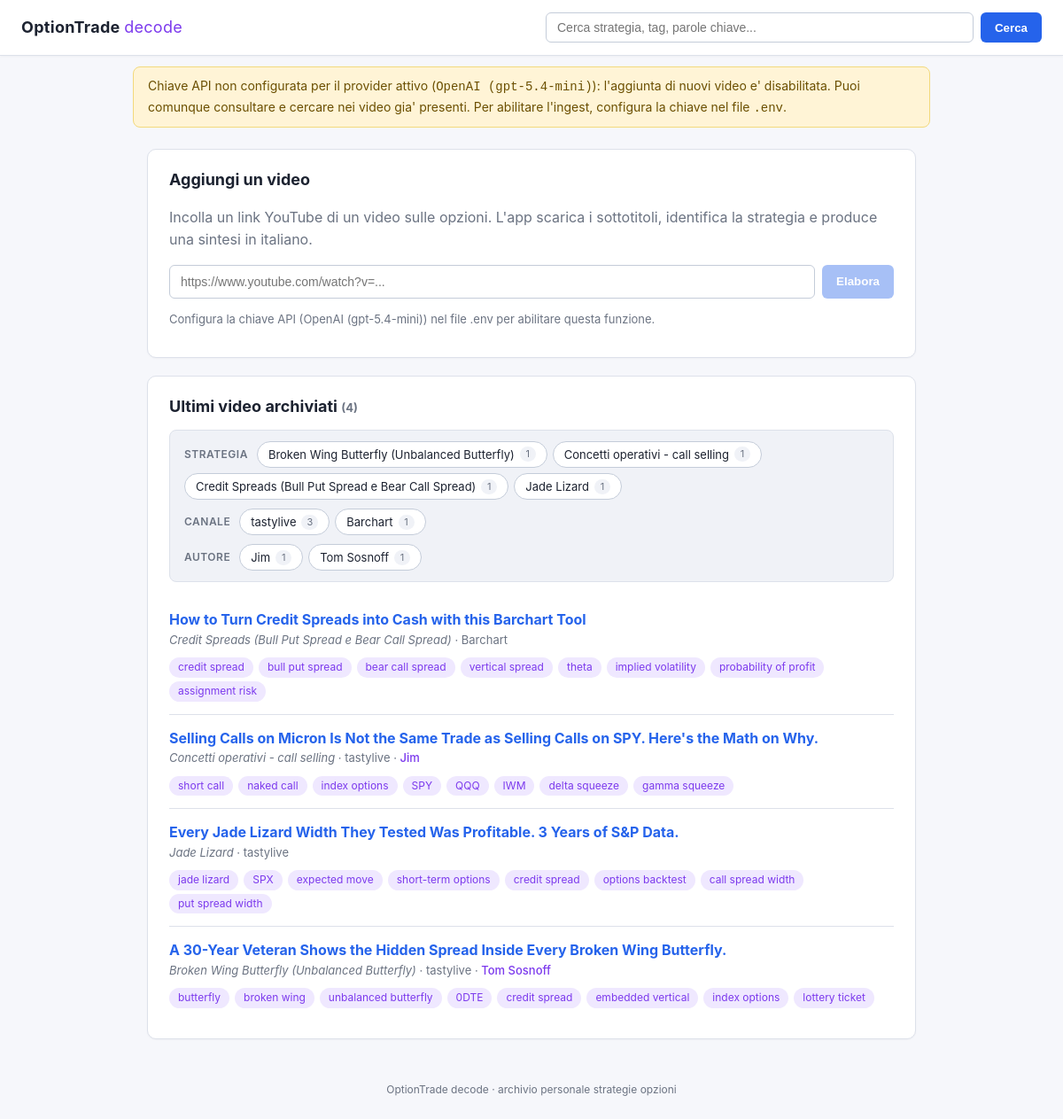
The page / on the database its author committed.
### tables this page shows
CREATE TABLE videos (
    id           INTEGER PRIMARY KEY AUTOINCREMENT,
    url          TEXT NOT NULL UNIQUE,
    video_id     TEXT NOT NULL,
    titolo       TEXT NOT NULL DEFAULT '',
    canale       TEXT NOT NULL DEFAULT '',
    durata_sec   INTEGER,
    lingua_orig  TEXT NOT NULL DEFAULT '',
    strategia    TEXT NOT NULL DEFAULT '',
    tag          TEXT NOT NULL DEFAULT '',
    trascrizione TEXT NOT NULL DEFAULT '',
    sintesi_it   TEXT NOT NULL DEFAULT '',
    created_at   TEXT NOT NULL
, autore TEXT NOT NULL DEFAULT '', topics TEXT NOT NULL DEFAULT '');

### app.py (the view)
@app.route("/")
def index():
    strategia = (request.args.get("strategia") or "").strip() or None
    canale = (request.args.get("canale") or "").strip() or None
    autore = (request.args.get("autore") or "").strip() or None
    recenti = db.list_recent(50, strategia=strategia, canale=canale, autore=autore)
    return render_template(
        "index.html",
        recenti=recenti,
        facets=db.facets(),
        filtro_strategia=strategia,
        filtro_canale=canale,
        filtro_autore=autore,
    )

### app.py (called while the page is built)
@app.context_processor
def inject_globals():
    return {
        "api_key_present": has_api_key(),
        "provider_label": provider_label(),
    }

### db.py (called while the page is built)
@contextmanager
def connect() -> Iterator[sqlite3.Connection]:
    DB_PATH.parent.mkdir(parents=True, exist_ok=True)
    conn = sqlite3.connect(DB_PATH)
    conn.row_factory = sqlite3.Row
    try:
        yield conn
        conn.commit()
    finally:
        conn.close()

def list_recent(
    limit: int = 50,
    *,
    strategia: str | None = None,
    canale: str | None = None,
    autore: str | None = None,
) -> list[sqlite3.Row]:
    where, params = _filter_clauses(strategia, canale, autore)
    sql = (
        "SELECT id, titolo, strategia, tag, topics, canale, autore, created_at "
        "FROM videos"
    )
    if where:
        sql += " WHERE " + " AND ".join(where)
    sql += " ORDER BY id DESC LIMIT ?"
    params.append(limit)
    with connect() as conn:
        return conn.execute(sql, params).fetchall()

def _filter_clauses(
    strategia: str | None,
    canale: str | None,
    autore: str | None,
    table_alias: str = "",
) -> tuple[list[str], list]:
    prefix = f"{table_alias}." if table_alias else ""
    where: list[str] = []
    params: list = []
    if strategia:
        where.append(f"{prefix}strategia = ?")
        params.append(strategia)
    if canale:
        where.append(f"{prefix}canale = ?")
        params.append(canale)
    if autore:
        where.append(f"{prefix}autore = ?")
        params.append(autore)
    return where, params

def facets() -> dict[str, list[tuple[str, int]]]:
    with connect() as conn:
        strategie = conn.execute(
            "SELECT strategia, COUNT(*) AS n FROM videos "
            "WHERE strategia != '' GROUP BY strategia ORDER BY n DESC, strategia"
        ).fetchall()
        canali = conn.execute(
            "SELECT canale, COUNT(*) AS n FROM videos "
            "WHERE canale != '' GROUP BY canale ORDER BY n DESC, canale"
        ).fetchall()
        autori = conn.execute(
            "SELECT autore, COUNT(*) AS n FROM videos "
            "WHERE autore != '' GROUP BY autore ORDER BY n DESC, autore"
        ).fetchall()
    return {
        "strategia": [(r["strategia"], r["n"]) for r in strategie],
        "canale": [(r["canale"], r["n"]) for r in canali],
        "autore": [(r["autore"], r["n"]) for r in autori],
    }

### ingest.py (called while the page is built)
def _provider() -> str:
    return (os.getenv("LLM_PROVIDER", "openai") or "openai").strip().lower()

### templates/index.html (shortened to what this page needs)
{% extends "base.html" %}
{% block content %}
<section class="card">
  <h2>Aggiungi un video</h2>
  <p class="muted">Incolla un link YouTube di un video sulle opzioni. L'app scarica
    i sottotitoli, identifica la strategia e produce una sintesi in italiano.</p>
  <form action="{{ url_for('ingest_route') }}" method="post" class="ingest-form">
    <input type="url" name="url" placeholder="https://www.youtube.com/watch?v=..." required
           {% if not api_key_present %}disabled{% endif %}>
    <button type="submit" {% if not api_key_present %}disabled{% endif %}>Elabora</button>
  </form>
  {% if not api_key_present %}
    <p class="muted small">Configura la chiave API ({{ provider_label }}) nel file .env per abilitare questa funzione.</p>
  {% else %}
    <p class="muted small">Provider attivo: <strong>{{ provider_label }}</strong>. L'elaborazione richiede da 10 a 40 secondi.</p>
  {% endif %}
</section>
<section class="card">
  <h2>
    {% if filtro_strategia or filtro_canale or filtro_autore %}
      Video filtrati
    {% else %}
      Ultimi video archiviati
    {% endif %}
    <span class="muted small">({{ recenti|length }})</span>
  </h2>
  {% set base_endpoint = 'index' %}
  {% set base_query = {} %}
  {% include "_filter_bar.html" %}
  {% if recenti %}
    <ul class="video-list">
      {% for r in recenti %}
        <li>
          <a href="{{ url_for('video_detail', video_pk=r['id']) }}"><strong>{{ r['titolo'] or '(senza titolo)' }}</strong></a>
          <div class="meta">
            {% if r['strategia'] %}<em>{{ r['strategia'] }}</em>{% endif %}
            {% if r['canale'] %}&middot; {{ r['canale'] }}{% endif %}
            {% if r['autore'] %}&middot; <span class="autore">{{ r['autore'] }}</span>{% endif %}
          </div>
          {% if r['tag'] %}<div class="tags">{% for t in r['tag'].split(',') %}<span class="tag">{{ t.strip() }}</span>{% endfor %}</div>{% endif %}
        </li>
      {% endfor %}
    </ul>
  {% endif %}
</section>
{% endblock %}

### templates/base.html (shortened to what this page needs)
<!DOCTYPE html>
<html lang="it">
<head>
  <link rel="stylesheet" href="{{ url_for('static', filename='style.css') }}">
</head>
<body>
  <header>
    <a href="{{ url_for('index') }}" class="brand">OptionTrade <span>decode</span></a>
    <form action="{{ url_for('search') }}" method="get" class="search-form">
      <input type="search" name="q" placeholder="Cerca strategia, tag, parole chiave..." value="{{ request.args.get('q','') }}">
      <button type="submit">Cerca</button>
    </form>
  </header>
  {% if not api_key_present %}
    <div class="banner warn">
      Chiave API non configurata per il provider attivo (<code>{{ provider_label }}</code>):
      l'aggiunta di nuovi video e' disabilitata. Puoi comunque consultare e cercare
      nei video gia' presenti. Per abilitare l'ingest, configura la chiave nel file <code>.env</code>.
    </div>
  {% endif %}
  <main>
    {% block content %}{% endblock %}
  </main>
  <footer>
    OptionTrade decode &middot; archivio personale strategie opzioni
  </footer>
</body>
</html>

### templates/_filter_bar.html (shortened to what this page needs)
{% if facets.strategia or facets.canale %}
<div class="filter-bar">
  {% if facets.strategia %}
    <div class="group">
      <span class="label">Strategia</span>
      {% for nome, n in facets.strategia[:12] %}
        <a class="chip {% if filtro_strategia == nome %}active{% endif %}"
           href="{{ chip_url(base_endpoint, base_query, 'strategia', None if filtro_strategia == nome else nome)|trim }}">
          {{ nome }} <span class="count">{{ n }}</span>
        </a>
      {% endfor %}
    </div>
  {% endif %}
  {% if facets.canale %}
    <div class="group">
      <span class="label">Canale</span>
      {% for nome, n in facets.canale[:12] %}
        <a class="chip {% if filtro_canale == nome %}active{% endif %}"
           href="{{ chip_url(base_endpoint, base_query, 'canale', None if filtro_canale == nome else nome)|trim }}">
          {{ nome }} <span class="count">{{ n }}</span>
        </a>
      {% endfor %}
    </div>
  {% endif %}
  {% if facets.autore %}
    <div class="group">
      <span class="label">Autore</span>
      {% for nome, n in facets.autore[:12] %}
        <a class="chip {% if filtro_autore == nome %}active{% endif %}"
           href="{{ chip_url(base_endpoint, base_query, 'autore', None if filtro_autore == nome else nome)|trim }}">
          {{ nome }} <span class="count">{{ n }}</span>
        </a>
      {% endfor %}
    </div>
  {% endif %}
</div>
{% endif %}

### static/style.css (style rules this page uses)
:root { --bg: #f6f7fb; --panel: #ffffff; --panel-2: #f0f2f7; --text: #1c2230; --muted: #6b7382; --accent: #2563eb; --accent-soft: #e0ebff; --accent-2: #7c3aed; --accent-2-soft: #efe8ff; --warn-bg: #fff4d6; --warn-fg: #6b4f00; --warn-border: #f3d97c; --err-bg: #ffe5e5; --err-fg: #8a1111; --err-border: #f3a8a8; --ok-bg: #def7e3; --ok-fg: #155724; --ok-border: #97e0a3; --border: #dde1ea; --border-strong: #c4ccd9; --highlight: #fff3a8; }
* { box-sizing: border-box; }
body { margin: 0; font-family: -apple-system, BlinkMacSystemFont, "Segoe UI", Roboto, "Helvetica Neue", Arial, sans-serif; background: var(--bg); color: var(--text); line-height: 1.55; }
header { display: flex; align-items: center; justify-content: space-between; gap: 24px; padding: 14px 24px; background: var(--panel); border-bottom: 1px solid var(--border); position: sticky; top: 0; z-index: 10; box-shadow: 0 1px 3px rgba(0,0,0,0.04); }
.brand { color: var(--text); text-decoration: none; font-weight: 700; font-size: 18px; letter-spacing: 0.3px; }
.brand span { color: var(--accent-2); font-weight: 400; }
.search-form { display: flex; gap: 8px; flex: 1; max-width: 560px; }
.search-form input { flex: 1; background: var(--panel); border: 1px solid var(--border-strong); color: var(--text); padding: 8px 12px; border-radius: 6px; font-size: 14px; }
button { background: var(--accent); color: #ffffff; border: 0; padding: 8px 16px; border-radius: 6px; font-weight: 600; cursor: pointer; transition: background 0.15s; }
button:disabled { opacity: 0.4; cursor: not-allowed; }
main { max-width: 900px; margin: 24px auto; padding: 0 16px; }
.card { background: var(--panel); border: 1px solid var(--border); border-radius: 10px; padding: 20px 24px; margin-bottom: 20px; box-shadow: 0 1px 2px rgba(0,0,0,0.03); }
.card h2 { margin: 0 0 12px 0; font-size: 18px; }
.banner { max-width: 900px; margin: 12px auto 0; padding: 10px 16px; border-radius: 8px; font-size: 14px; border: 1px solid transparent; }
.banner.warn { background: var(--warn-bg); color: var(--warn-fg); border-color: var(--warn-border); }
.muted { color: var(--muted); }
.small { font-size: 13px; }
.ingest-form { display: flex; gap: 8px; margin: 12px 0 8px; }
.ingest-form input { flex: 1; background: var(--panel); border: 1px solid var(--border-strong); color: var(--text); padding: 10px 12px; border-radius: 6px; font-size: 14px; }
.filter-bar { display: flex; flex-direction: column; gap: 10px; padding: 12px 16px; background: var(--panel-2); border: 1px solid var(--border); border-radius: 8px; margin-bottom: 16px; }
.filter-bar .group { display: flex; flex-wrap: wrap; align-items: center; gap: 6px; }
.filter-bar .label { font-size: 12px; font-weight: 600; color: var(--muted); text-transform: uppercase; letter-spacing: 0.5px; margin-right: 4px; }
.chip { display: inline-flex; align-items: center; gap: 6px; background: var(--panel); border: 1px solid var(--border-strong); color: var(--text); padding: 4px 12px; border-radius: 999px; font-size: 13px; text-decoration: none; transition: all 0.15s; cursor: pointer; }
.chip .count { font-size: 11px; color: var(--muted); background: var(--panel-2); border-radius: 999px; padding: 0 6px; min-width: 18px; text-align: center; }
.video-list { list-style: none; padding: 0; margin: 0; }
.video-list li { padding: 14px 0; border-bottom: 1px solid var(--border); }
.video-list li:last-child { border-bottom: 0; }
.video-list a { color: var(--accent); text-decoration: none; }
.meta { color: var(--muted); font-size: 13px; }
.tags { margin-top: 6px; }
.tag { display: inline-block; background: var(--accent-2-soft); color: var(--accent-2); padding: 2px 10px; border-radius: 999px; font-size: 12px; margin-right: 6px; margin-top: 4px; }
.autore { color: var(--accent-2); font-weight: 500; }
footer { text-align: center; color: var(--muted); font-size: 12px; padding: 24px; }

### rows shown on the page
videos: strategia "Broken Wing Butterfly (Unbalanced Butterfly)", id "1", autore "Tom Sosnoff", titolo "A 30-Year Veteran Shows the Hidden Spread Inside Every Broken Wing Butterfly.", canale "tastylive", strip "butterfly" "broken wing" "unbalanced butterfly" "0DTE" "credit spread" "embedded vertical" "index options" "lottery ticket"
videos: titolo "How to Turn Credit Spreads into Cash with this Barchart Tool", strategia "Credit Spreads (Bull Put Spread e Bear Call Spread)", canale "Barchart", strip "credit spread" "bull put spread" "bear call spread" "vertical spread" "theta" "implied volatility" "probability of profit" "assignment risk"
videos: titolo "Selling Calls on Micron Is Not the Same Trade as Selling Calls on SPY. Here's the Math on Why.", strategia "Concetti operativi - call selling", canale "tastylive", autore "Jim", strip "short call" "naked call" "index options" "SPY" "QQQ" "IWM" "delta squeeze" "gamma squeeze"
videos: titolo "Every Jade Lizard Width They Tested Was Profitable. 3 Years of S&P Data.", strategia "Jade Lizard", canale "tastylive", strip "jade lizard" "SPX" "expected move" "short-term options" "credit spread" "options backtest" "call spread width" "put spread width"

### other values the page prints
{{ provider_label }} "OpenAI (gpt-5.4-mini)"
{{ recenti|length }} "4"
{{ nome }} "Concetti operativi - call selling" "Credit Spreads (Bull Put Spread e Bear Call Spread)" "Jade Lizard"
{{ n }} "1" "1" "1"
{{ nome }} "tastylive" "Barchart"
{{ n }} "3" "1"
{{ nome }} "Jim"
{{ n }} "1"
